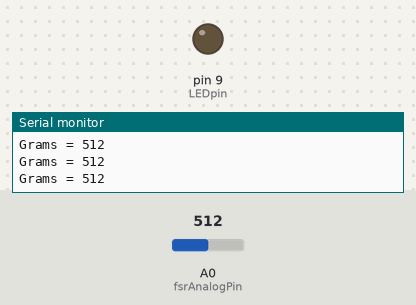
A sketch run on a simulated Arduino Uno, built with avr-gcc and run on an emulated ATmega328P. On the bench: output pins drawn as LEDs (lit = HIGH), the last lines printed to the serial monitor. The test bench sets the inputs (shaded band); at power-on: A0 (fsrAnalogPin) = 512.

Above: at 1.2 s.
1.3 s: A0 (fsrAnalogPin) set to 716
At 1.9 s:
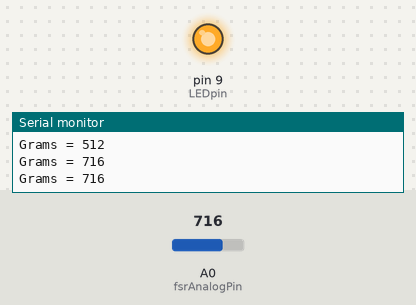
3.0 s: A0 (fsrAnalogPin) set to 2
4.5 s: A0 (fsrAnalogPin) set to 0
At 5.5 s:
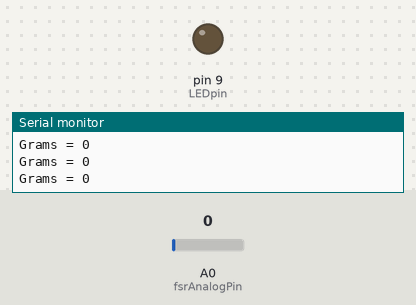
6.0 s: A0 (fsrAnalogPin) set to 122
At 6.7 s:
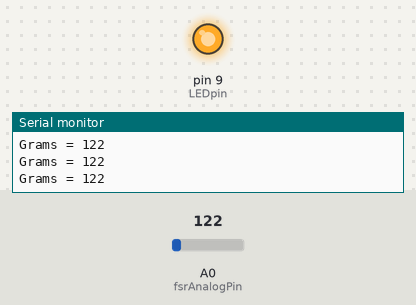
Timing chart, 0 to 8.5 s (numbered marks = the images above; inputs shaded):
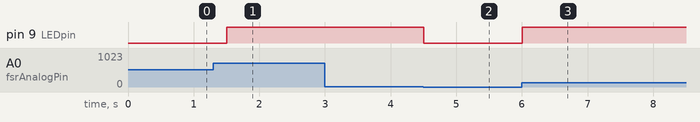

The sketch:

arduino.ino
```cpp
int fsrAnalogPin = 0; // FSR is connected to analog 0
int LEDpin = 9;      // connect Red LED to pin 11 (PWM pin)
int fsrReading;      // the analog reading from the FSR resistor divider
int LEDbrightness;

void setup(void) {
  Serial.begin(9600);   // We'll send debugging information via the Serial monitor
  pinMode(LEDpin, OUTPUT);
}

void loop(void) {
  fsrReading = analogRead(fsrAnalogPin);
  Serial.print("Grams = ");
  Serial.println(fsrReading);

  // we'll need to change the range from the analog reading (0-1023) down to the range
  // used by analogWrite (0-255) with map!
  LEDbrightness = map(fsrReading, 0, 255, 0, 255);
  // LED gets brighter the harder you press
  digitalWrite(LEDpin, LEDbrightness);

  delay(300);
}
```

Measured:
- the behaviour switches between 1 and 0 on A0 (fsrAnalogPin) (found by bisection; images 1 and 2)
- after the input at 1.3 s, pin 9 (LEDpin): LOW → HIGH after 0.20 s
- after the input at 4.5 s, pin 9 (LEDpin): HIGH → LOW at once
- after the input at 6.0 s, pin 9 (LEDpin): LOW → HIGH at once
